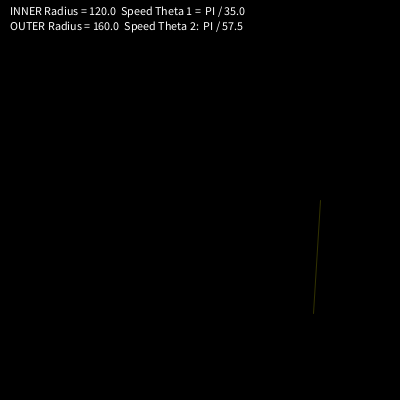
Frame 1 (no input)
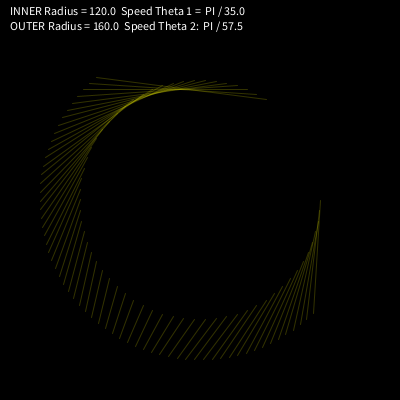
Frame 60 (the mouse pressed at the canvas centre just before this capture)
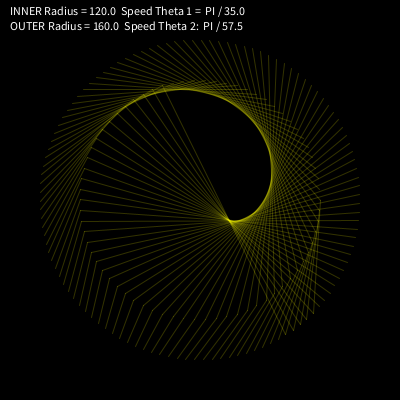
Frame 120 (the mouse held since frame 60 and released just before this capture)

The Processing sketch that drew these frames (run headless with seeded random() and noise(); from frame 60 on, the mouse is pressed at the canvas centre):

// Processing sketch: q1
// ── q1.pde
float x1, y1, x2, y2;

//attributes of the two circles - change to get differnt outputs
float r1 = 120, r2=160;
float theta1 = 0, theta2 = PI/4;
float speedTh1 = PI/35, speedTh2 = PI/57.5;  

void setup(){
  size(400,400);
  background(0);
  stroke(255,255,0,50);  // line color
  fill(255);             // text color
  text("INNER Radius = " + r1 + "  Speed Theta 1 =  PI / " + PI/speedTh1, 10,15);
  text("OUTER Radius = " + r2 + "  Speed Theta 2:  PI / " + PI/speedTh2, 10,30);
}
void draw(){
  //[+2] move the origin to the center of the sketch
   translate(width/2,height/2);
  //[+4] compute (x1,y1) and (x2,y2) using r and theta (circle equations)
  x1 = r1 * cos(theta1);
  y1 = r1 * sin(theta1);
  x2 = r2 * cos(theta2);
  y2 = r2 * sin(theta2);
  //[+1] draw a line between (x1,y1) and (x2,y2)
  line(x1,y1,x2,y2);
  //[+8] animate theta1 and theta2
  theta1 = theta1 + speedTh1;
  theta2 = theta2 + speedTh2;
}
